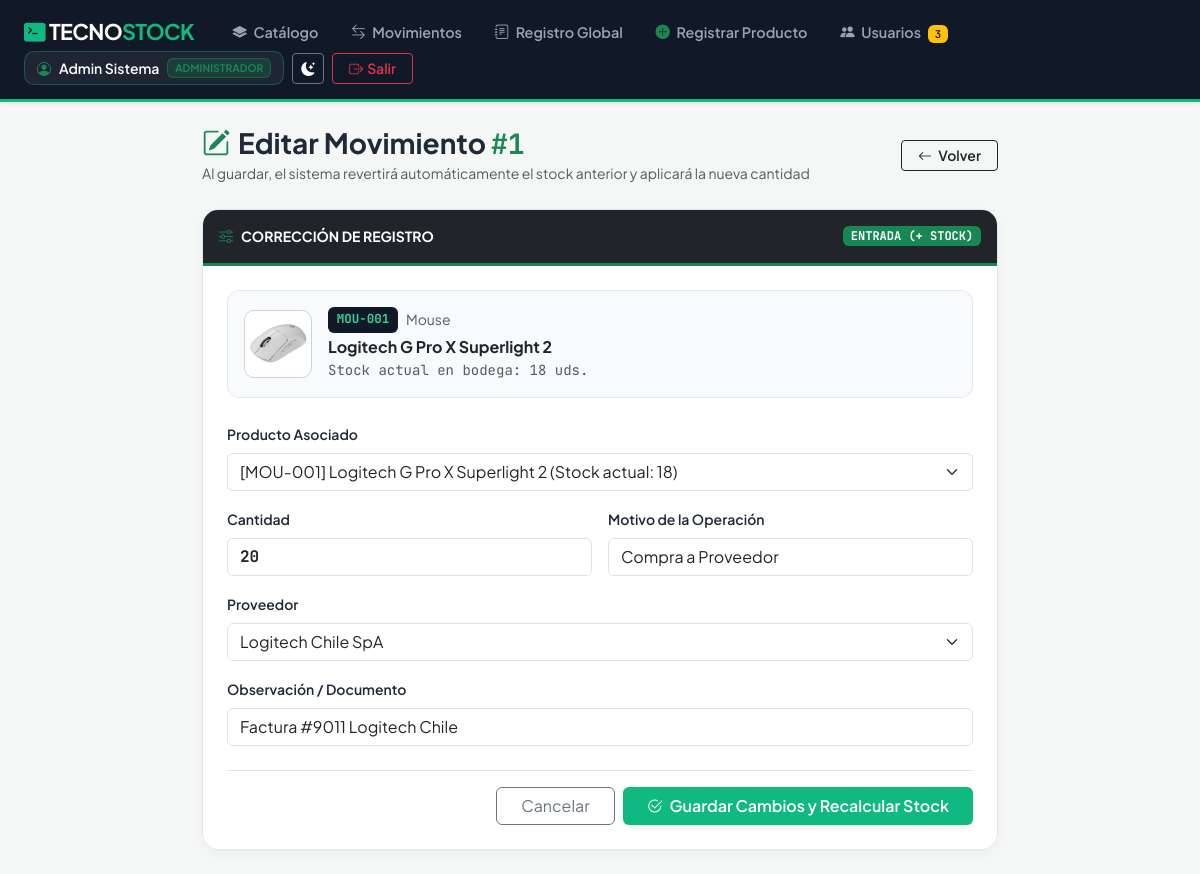
The app's page /movimiento_editar.php?id=1 (signed in) with its own data.
### tables this page shows
CREATE TABLE `movimiento` (
  `id_movimiento` int(11) NOT NULL,
  `fecha_hora` datetime NOT NULL DEFAULT current_timestamp(),
  `tipo` tinyint(1) NOT NULL CHECK (`tipo` in (1,2)),
  `motivo` varchar(100) NOT NULL,
  `cantidad` int(11) NOT NULL CHECK (`cantidad` > 0),
  `observacion` varchar(255) DEFAULT NULL,
  `editado` tinyint(1) NOT NULL DEFAULT 0,
  `fecha_edicion` datetime DEFAULT NULL,
  `id_producto` int(11) NOT NULL,
  `id_usuario` int(11) NOT NULL,
  `id_proveedor` int(11) DEFAULT NULL
);

CREATE TABLE `proveedor` (
  `id_proveedor` int(11) NOT NULL,
  `rut` varchar(12) NOT NULL,
  `razon_social` varchar(150) NOT NULL,
  `contacto` varchar(100) DEFAULT NULL,
  `telefono` varchar(20) DEFAULT NULL,
  `correo` varchar(120) DEFAULT NULL,
  `estado` tinyint(1) NOT NULL DEFAULT 1
);

### movimiento_editar.php (the view, shortened to what this page needs)
<?php
require_once 'config/conexion.php';
$idUsuario     = (int)$_SESSION['id_usuario'];
$rolUsuario    = (int)$_SESSION['rol'];
$idMov         = isset($_GET['id']) ? (int)$_GET['id'] : 0;
$origen        = $_GET['origen'] ?? $_POST['origen'] ?? 'movimientos';
if ($rolUsuario === 1) {
    $stmtMov = $pdo->prepare("SELECT * FROM movimiento WHERE id_movimiento = :id LIMIT 1");
    $stmtMov->execute(['id' => $idMov]);
} else {
    $stmtMov = $pdo->prepare("SELECT * FROM movimiento WHERE id_movimiento = :id AND id_usuario = :u LIMIT 1");
    $stmtMov->execute(['id' => $idMov, 'u' => $idUsuario]);
}
$mov = $stmtMov->fetch();
$tipo = (int)$mov['tipo'];
$urlVolver = ($origen === 'global') ? 'historial_movimientos.php' : 'movimientos.php';
$productosActivos = $pdo->query("
    SELECT p.id_producto, p.codigo, p.nombre, p.imagen, p.stock_actual, c.nombre AS categoria_nombre
    FROM producto p
    INNER JOIN categoria c ON p.id_categoria = c.id_categoria
    WHERE p.estado = 1
    ORDER BY p.nombre ASC
")->fetchAll();
$proveedores = $pdo->query("SELECT id_proveedor, razon_social FROM proveedor WHERE estado = 1 ORDER BY razon_social ASC")->fetchAll();
?>
<!DOCTYPE html>
<html lang="es">
<head>
    <link href="https://cdn.jsdelivr.net/npm/bootstrap@5.3.3/dist/css/bootstrap.min.css" rel="stylesheet">
    <link href="https://cdn.jsdelivr.net/npm/bootstrap-icons@1.11.3/font/bootstrap-icons.min.css" rel="stylesheet">
    <link href="assets/theme.css" rel="stylesheet">
</head>
<body>
<?php include 'includes/navbar.php'; ?>
<main class="container py-4" style="max-width: 820px;">
    <div class="d-flex flex-wrap justify-content-between align-items-center gap-2 mb-4">
        <div>
            <h3 class="fw-bold mb-0">
                <i class="bi bi-pencil-square text-success me-2"></i>Editar Movimiento <span class="mono text-success">#<?= $idMov ?></span>
            </h3>
            <span class="text-muted small">Al guardar, el sistema revertirá automáticamente el stock anterior y aplicará la nueva cantidad</span>
        </div>
        <a href="<?= $urlVolver ?>" class="btn btn-outline-dark btn-sm fw-semibold px-3">
            <i class="bi bi-arrow-left me-1"></i> Volver
        </a>
    </div>
    <div class="panel-card">
        <div class="p-3 bg-dark text-white d-flex justify-content-between align-items-center border-bottom border-success border-3">
            <span class="fw-bold small"><i class="bi bi-sliders text-success me-2"></i>CORRECCIÓN DE REGISTRO</span>
            <span class="badge <?= $tipo === 1 ? 'bg-success' : 'bg-danger' ?> mono">
                <?= $tipo === 1 ? 'ENTRADA (+ STOCK)' : 'SALIDA (- STOCK)' ?>
            </span>
        </div>
        <div class="p-4">
            <div class="preview-box product-preview-card mb-4 d-flex align-items-center gap-3">
                <div id="editImgBox"></div>
                <div class="flex-grow-1" style="min-width: 0;">
                    <div class="d-flex align-items-center gap-2 mb-1">
                        <span class="sku-tag mono" id="editProdCodigo"></span>
                        <span class="text-muted small" id="editProdCat"></span>
                    </div>
                    <h6 class="fw-bold text-dark mb-1" id="editProdNombre"></h6>
                    <div class="small mono text-muted" id="editProdStock"></div>
                </div>
            </div>
            <form method="POST">
                <div class="mb-3">
                    <label class="form-label fw-semibold small">Producto Asociado</label>
                    <select name="id_producto" id="selectProductoEdit" class="form-select" required>
                        <?php foreach ($productosActivos as $prod): ?>
                            <option value="<?= $prod['id_producto'] ?>"
                                    data-codigo="<?= htmlspecialchars($prod['codigo']) ?>"
                                    data-nombre="<?= htmlspecialchars($prod['nombre']) ?>"
                                    data-cat="<?= htmlspecialchars($prod['categoria_nombre']) ?>"
                                    data-imagen="<?= htmlspecialchars($prod['imagen'] ?? '') ?>"
                                    data-stock="<?= (int)$prod['stock_actual'] ?>"
                                    <?= ($prod['id_producto'] == $mov['id_producto']) ? 'selected' : '' ?>>
                                [<?= htmlspecialchars($prod['codigo']) ?>] <?= htmlspecialchars($prod['nombre']) ?> (Stock actual: <?= $prod['stock_actual'] ?>)
                            </option>
                        <?php endforeach; ?>
                    </select>
                </div>
                <div class="row g-3 mb-3">
                    <div class="col-md-6">
                        <label class="form-label fw-semibold small">Cantidad</label>
                        <input type="number" name="cantidad" class="form-control mono fw-bold" min="1" value="<?= (int)$mov['cantidad'] ?>" required>
                    </div>
                    <div class="col-md-6">
                        <label class="form-label fw-semibold small">Motivo de la Operación</label>
                        <input type="text" name="motivo" class="form-control" value="<?= htmlspecialchars($mov['motivo']) ?>" required>
                    </div>
                </div>
                <?php if ($tipo === 1): ?>
                    <div class="mb-3">
                        <label class="form-label fw-semibold small">Proveedor</label>
                        <select name="id_proveedor" class="form-select">
                            <?php foreach ($proveedores as $p): ?>
                                <option value="<?= $p['id_proveedor'] ?>" <?= ($p['id_proveedor'] == $mov['id_proveedor']) ? 'selected' : '' ?>>
                                    <?= htmlspecialchars($p['razon_social']) ?>
                                </option>
                            <?php endforeach; ?>
                        </select>
                    </div>
                <?php endif; ?>
                <div class="mb-4">
                    <label class="form-label fw-semibold small">Observación / Documento</label>
                    <input type="text" name="observacion" class="form-control" value="<?= htmlspecialchars($mov['observacion'] ?? '') ?>" placeholder="Ej: Factura, boleta o nota aclaratoria...">
                </div>
                <div class="pt-3 border-top d-flex justify-content-end gap-2">
                    <a href="<?= $urlVolver ?>" class="btn btn-outline-secondary px-4">Cancelar</a>
                    <button type="submit" class="btn btn-emerald px-4 fw-semibold shadow-sm">
                        <i class="bi bi-check2-circle me-1"></i> Guardar Cambios y Recalcular Stock
                    </button>
                </div>
            </form>
        </div>
    </div>
</main>
</body>
</html>

### assets/theme.css (style rules this page uses)
html { overflow-y: scroll; }
body { transition: background-color 0.2s ease, color 0.2s ease; }

### movimiento_editar.php (style rules this page uses)
:root { --bg-body: #f4f7f6; --surface-dark: #111827; --emerald-primary: #10b981; --emerald-dark: #059669; }
body { font-family: 'Plus Jakarta Sans', sans-serif; background-color: var(--bg-body); color: #1f2937; }
.mono { font-family: 'JetBrains Mono', monospace; }
.btn-emerald { background-color: #10b981; color: #fff; font-weight: 600; border: none; }
.panel-card { background: #fff; border-radius: 16px; border: 1px solid #e5e7eb; box-shadow: 0 4px 14px rgba(0,0,0,0.03); overflow: hidden; }
.sku-tag { background-color: #111827; color: #34d399; padding: 0.24rem 0.55rem; border-radius: 6px; font-size: 0.78rem; font-weight: 700; display: inline-block; white-space: nowrap; }
.preview-box { background: #f8fafc; border: 1px solid #e2e8f0; border-radius: 12px; padding: 1rem; }

### includes/navbar.php (style rules this page uses)
body { font-family: 'Plus Jakarta Sans', sans-serif; background-color: #f4f7f6; color: #1f2937; }
.mono { font-family: 'JetBrains Mono', monospace; }
.btn-emerald { background-color: #10b981; color: #ffffff; font-weight: 600; border: none; transition: all 0.2s ease; }

### records on screen
movimiento: id_producto "[MOU-001] Logitech G Pro X Superlight 2 (Stock actual: 18)", cantidad "20", motivo "Compra a Proveedor", id_proveedor "Logitech Chile SpA", observacion "Factura #9011 Logitech Chile"

### other values on screen
$totalSolicitudesNav "3"
$navNombre "Admin Sistema"
obtenerNombreRol($navRol) "ADMINISTRADOR"
$idMov "1"
